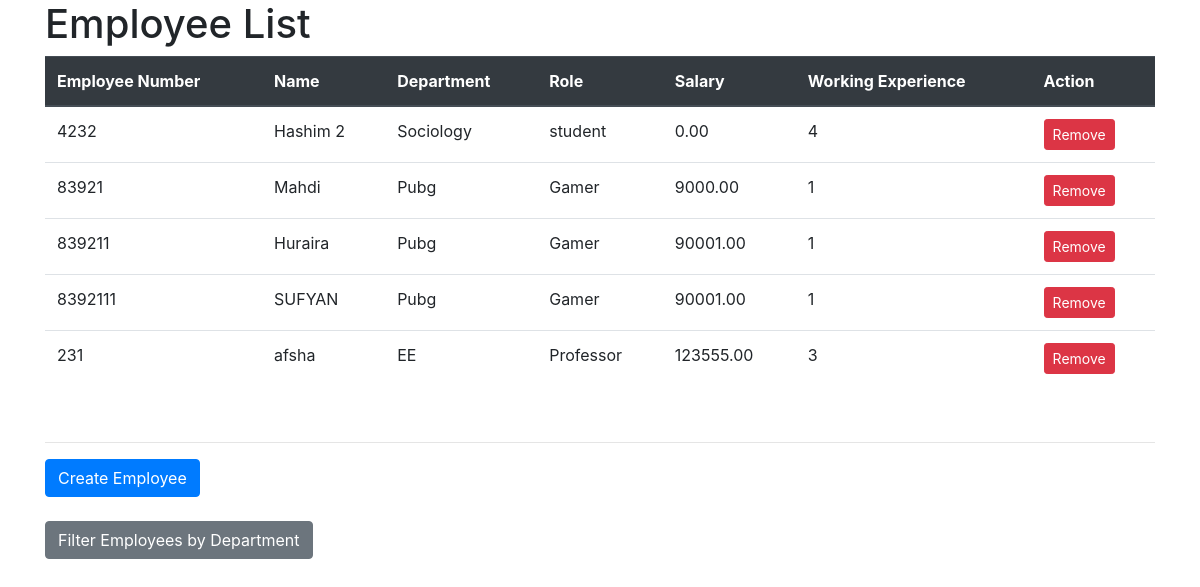
The page / on the database its author committed.
### employee_management/models.py (models this page shows, shortened)
class Employee(models.Model):
    employee_number = models.IntegerField( unique=True)
    name = models.CharField(max_length=100)
    department = models.CharField(max_length=100)
    role = models.CharField(max_length=100)
    salary = models.DecimalField(max_digits=10, decimal_places=2)
    working_experience = models.IntegerField()

### employee_management/views.py (the view)
# urls.py: path('', employee_lists, name='employee-lists'),
def employee_lists(request):
    employees = Employee.objects.all()
    return render(request, 'employee_management/employee_list.html', {'employees': employees})

### employee_management/templates/employee_management/employee_list.html (shortened to what this page needs)
<!DOCTYPE html>
<html>
<head>
    <link rel="stylesheet" href="https://stackpath.bootstrapcdn.com/bootstrap/4.5.2/css/bootstrap.min.css">
</head>
<body>
    <div class="container">
        <h1>Employee List</h1>
        <table class="table">
            <thead class="thead-dark">
                <tr>
                    <th>Employee Number</th>
                    <th>Name</th>
                    <th>Department</th>
                    <th>Role</th>
                    <th>Salary</th>
                    <th>Working Experience</th>
                    <th>Action</th>
                </tr>
            </thead>
            <tbody>
                {% for employee in employees %}
                <tr>
                    <td>{{ employee.employee_number }}</td>
                    <td>{{ employee.name }}</td>
                    <td>{{ employee.department }}</td>
                    <td>{{ employee.role }}</td>
                    <td>{{ employee.salary }}</td>
                    <td>{{ employee.working_experience }}</td>
                    <td>
                        <a href="{% url 'remove-employee' employee.id %}" class="btn btn-danger btn-sm">Remove</a>
                    </td>
                </tr>
                {% endfor %}
            </tbody>
        </table>
        <br>
        <hr>
        <a href="{% url 'create-employee' %}" class="btn btn-primary">Create Employee</a>
        <br>
        <br>
        <a href="{% url 'filter-employees' %}" class="btn btn-secondary">Filter Employees by Department</a>
    </div>
</body>
</html>

### rows shown on the page
Employee: employee_number "4232", name "Hashim 2", department "Sociology", role "student", salary "0.00", working_experience "4"
Employee: employee_number "83921", name "Mahdi", department "Pubg", role "Gamer", salary "9000.00", working_experience "1"
Employee: employee_number "839211", name "Huraira", department "Pubg", role "Gamer", salary "90001.00", working_experience "1"
Employee: employee_number "8392111", name "SUFYAN", department "Pubg", role "Gamer", salary "90001.00", working_experience "1"
Employee: employee_number "231", name "afsha", department "EE", role "Professor", salary "123555.00", working_experience "3"
